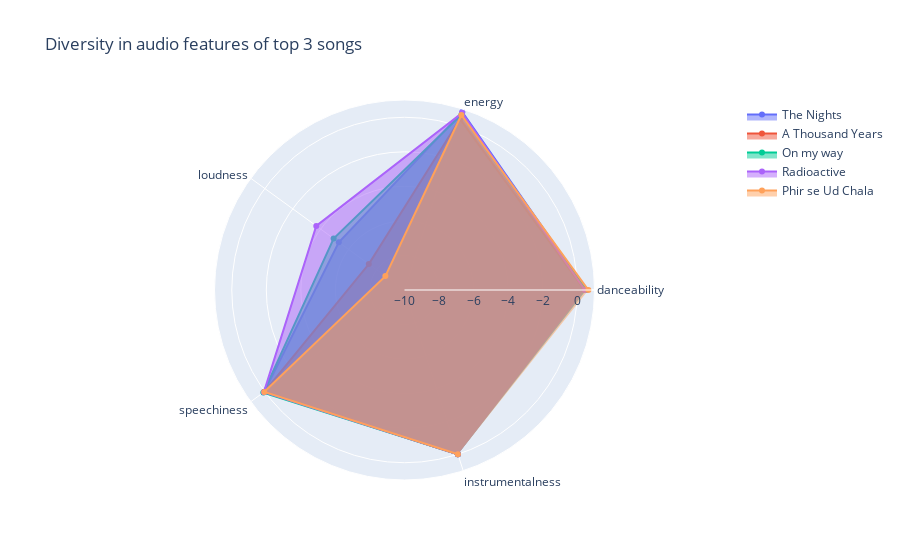

Notebook cell for this chart:
### Code cell
import plotly.graph_objects as go

categories = ['danceability','energy',
              'loudness', 'speechiness', 'instrumentalness']

fig = go.Figure()

fig.add_trace(go.Scatterpolar(
      r=[0.527,0.835,-5.298,0.0433,0.0000],
      theta=categories,
      fill='toself',
      name='The Nights'
))

fig.add_trace(go.Scatterpolar(
      r=[0.421,0.407,-7.445,0.0267,0.000961],
      theta=categories,
      fill='toself',
      name='A Thousand Years'
))


fig.add_trace(go.Scatterpolar(
      r=[0.509,0.689,-4.929,0.1020,0.00000],
      theta=categories,
      fill='toself',
      name='On my way'
))
fig.add_trace(go.Scatterpolar(
      r=[0.448,0.784,-3.686,0.0627,0.000108],
      theta=categories,
      fill='toself',
      name='Radioactive'
))
fig.add_trace(go.Scatterpolar(
      r=[0.647,0.656,-8.632,0.0354,0.000163],
      theta=categories,
      fill='toself',
      name='Phir se Ud Chala'
))

fig.update_layout(
    title = "Diversity in audio features of top 3 songs",
    polar=dict(
    radialaxis=dict(
      visible=True,
      range=[-10, 1]
    )),
  showlegend=True)
fig.write_image('Songdiversity.jpeg')
fig.show()

### Figure 1 — Plotly figure (JSON) as saved in the notebook; plotly's stock layout.template omitted (floating-point values rounded to 4 significant figures)
{"data": [{"fill": "toself", "name": "The Nights", "r": [0.527, 0.835, -5.298, 0.0433, 0], "theta": ["danceability", "energy", "loudness", "speechiness", "instrumentalness"], "type": "scatterpolar"}, {"fill": "toself", "name": "A Thousand Years", "r": [0.421, 0.407, -7.445, 0.0267, 0.000961], "theta": ["danceability", "energy", "loudness", "speechiness", "instrumentalness"], "type": "scatterpolar"}, {"fill": "toself", "name": "On my way", "r": [0.509, 0.689, -4.929, 0.102, 0], "theta": ["danceability", "energy", "loudness", "speechiness", "instrumentalness"], "type": "scatterpolar"}, {"fill": "toself", "name": "Radioactive", "r": [0.448, 0.784, -3.686, 0.0627, 0.000108], "theta": ["danceability", "energy", "loudness", "speechiness", "instrumentalness"], "type": "scatterpolar"}, {"fill": "toself", "name": "Phir se Ud Chala", "r": [0.647, 0.656, -8.632, 0.0354, 0.000163], "theta": ["danceability", "energy", "loudness", "speechiness", "instrumentalness"], "type": "scatterpolar"}], "layout": {"polar": {"radialaxis": {"range": [-10, 1], "visible": true}}, "showlegend": true, "title": {"text": "Diversity in audio features of top 3 songs"}}}
